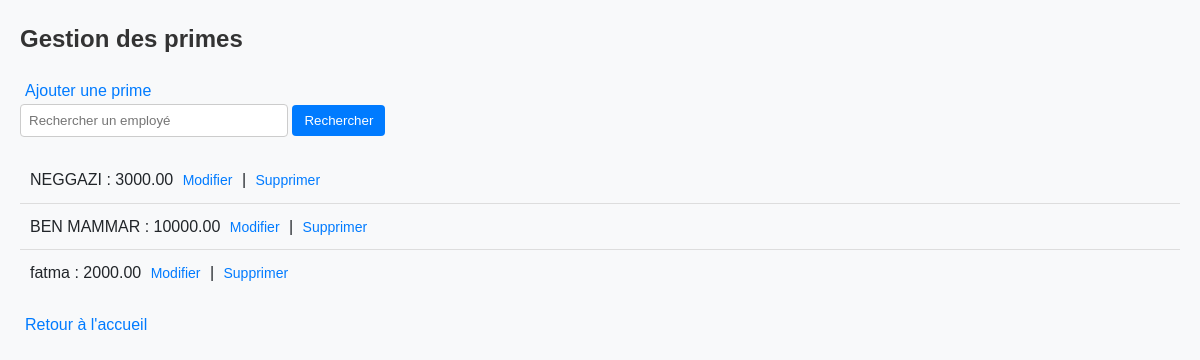
/gestion/primes/, run on an earlier commit of the app's database.
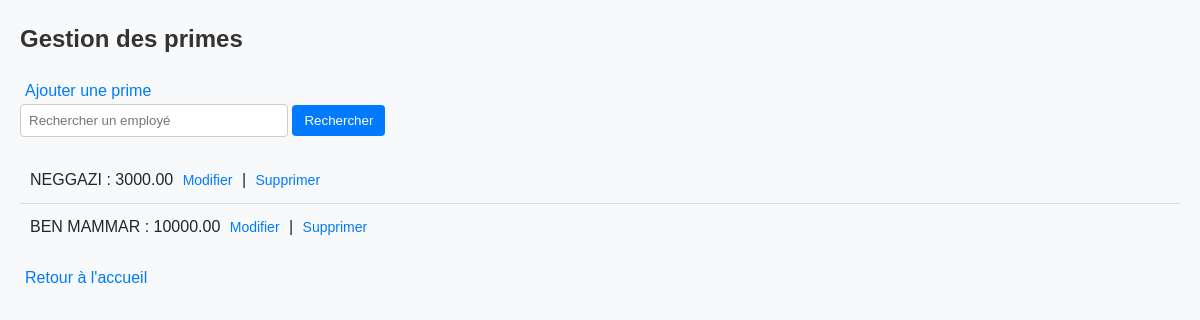
And on a later commit of the database.
### app1/models.py (models this page shows, shortened)
class Prime(models.Model):
    employe = models.ForeignKey('Employe', on_delete=models.CASCADE)
    date_prime = models.DateField()
    montant = models.DecimalField(max_digits=10, decimal_places=2)
    type_prime = models.CharField(max_length=50, choices=[('fixe', 'Fixe'), ('pourcentage', 'Pourcentage')])
    base_calcul = models.DecimalField(max_digits=10, decimal_places=2, default=30000)  # Salaire base utilisé

class Employe(models.Model):
    HOMME = 'H'
    FEMME = 'F'
    SEXE_CHOICES = [
        (HOMME, 'Homme'),
        (FEMME, 'Femme'),
    ]
    nom = models.CharField(max_length=100, verbose_name="Nom")
    prenom = models.CharField(max_length=100, verbose_name="Prénom")
    date_naissance = models.DateField(verbose_name="Date de naissance")
    date_embauche = models.DateField(verbose_name="Date d'embauche")
    adresse = models.TextField(verbose_name="Adresse")
    service = models.ForeignKey(
        'Service',
        on_delete=models.SET_NULL,
        null=True,
        blank=True,
        verbose_name="Service"
    )
    competences = models.TextField(verbose_name="Compétences", blank=True)
    historique_professionnel = models.TextField(verbose_name="Historique professionnel", blank=True)
    sexe = models.CharField(
        max_length=1,
        choices=SEXE_CHOICES,
        verbose_name="Sexe",
        default=HOMME,  # Par défaut, l'employé est masculin
    )
    class Meta:
        verbose_name = "Employé"
        verbose_name_plural = "Employés"
        ordering = ['nom', 'prenom']  # Tri par nom puis prénom

### app1/views/prime_views.py (the view)
# urls.py: path('gestion/primes/', prime_views.gestion_prime, name='gestion_prime'),
def gestion_prime(request):
    employes = Employe.objects.all()
    primes = Prime.objects.select_related('employe').all()
    if 'search' in request.GET:
        search_query = request.GET['search']
        primes = primes.filter(employe__nom__icontains=search_query)
    context = {
        'employes': employes,
        'primes': primes,
    }
    return render(request, 'prime_templates/gestion_prime.html', context)

### app1/templates/prime_templates/gestion_prime.html (shortened to what this page needs)
{% block content %} {% load static %}
<!DOCTYPE html>
<html lang="en">
  <head>
    <link rel="stylesheet" href="{% static 'css/style.css' %}" />
  </head>
  <body>
    <h2>Gestion des primes</h2>
    <a href="{% url 'ajouter_prime' %}">Ajouter une prime</a>
    <form method="GET">
      <input
        type="text"
        name="search"
        placeholder="Rechercher un employé"
        value="{{ request.GET.search }}"
      />
      <button type="submit">Rechercher</button>
    </form>
    <ul>
      {% for prime in primes %}
      <li>
        {{ prime.employe.nom }} : {{ prime.montant }}
        <a href="{% url 'modifier_prime' prime.pk %}">Modifier</a> |
        <a href="{% url 'supprimer_prime' prime.pk %}">Supprimer</a>
      </li>
      {% empty %}
      <li>Aucune prime trouvée.</li>
      {% endfor %}
    </ul>
    {% endblock %}
    <div>
      <a href="{% url 'accueil' %}">Retour à l'accueil</a>
    </div>
  </body>
</html>

What changed in the data, as far as the page shows it:
removed Prime: employe.nom "fatma", montant "2000.00"
